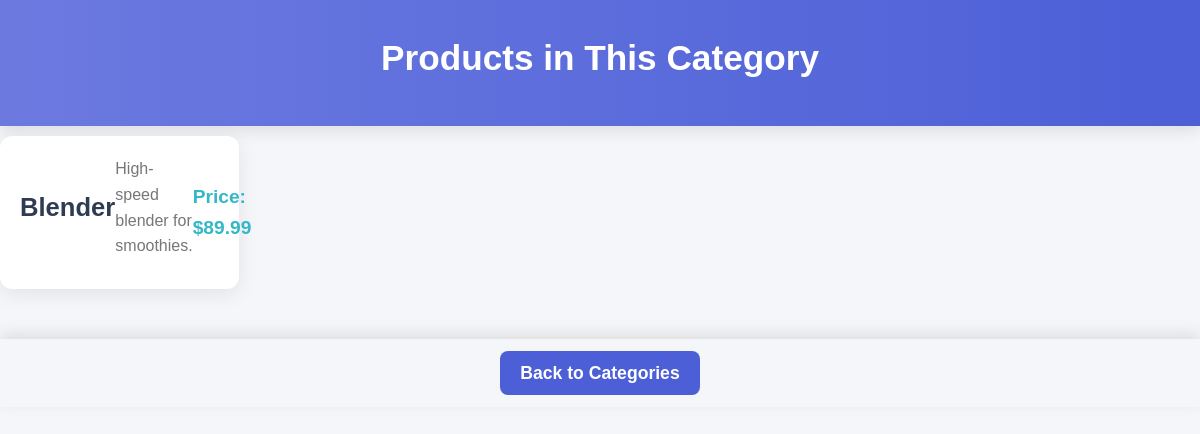
The page /category.php?id=4 on the database its author committed.
### tables this page shows
CREATE TABLE `products` (
  `id` int(11) NOT NULL,
  `name` varchar(255) NOT NULL,
  `description` text DEFAULT NULL,
  `price` decimal(10,2) NOT NULL,
  `category_id` int(11) DEFAULT NULL,
  `created_at` timestamp NOT NULL DEFAULT current_timestamp()
);

### category.php (the view, shortened to what this page needs)
<?php
include 'db.php';
$categoryId = $_GET['id'] ?? 0;
$query = "SELECT * FROM products WHERE category_id = ?";
$stmt = $mysqli->prepare($query);
$stmt->bind_param('i', $categoryId);
$stmt->execute();
$resultSet = $stmt->get_result();
$productArray = [];
while ($productData = $resultSet->fetch_assoc()) {
    $productArray[] = $productData;
}
?>
<!DOCTYPE html>
<html lang="en">
<head>
    <link rel="stylesheet" href="style.css">
</head>
<body>
    <header>
        <h1>Products in This Category</h1>
    </header>
    <section class="product-list">
        <ul>
            <?php foreach ($productArray as $product): ?>
                <li class="product-item">
                    <h2 class="product-title"><?= htmlspecialchars($product['name']) ?></h2>
                    <p class="product-description"><?= htmlspecialchars($product['description']) ?></p>
                    <p class="product-price">Price: $<?= htmlspecialchars($product['price']) ?></p>
                </li>
            <?php endforeach; ?>
        </ul>
    </section>
    <footer>
        <a href="index.php" class="back-link">Back to Categories</a>
    </footer>
</body>
</html>

### style.css (style rules this page uses)
* { margin: 0; padding: 0; box-sizing: border-box; }
body { font-family: 'Arial', sans-serif; background: #f4f6f9; color: #333; line-height: 1.6; }
h1, h2 { font-weight: 600; margin-bottom: 10px; }
header { background: linear-gradient(90deg, #6c7ae0, #4c5fd7); color: white; padding: 30px; text-align: center; box-shadow: 0 5px 15px rgba(0, 0, 0, 0.1); }
header h1 { font-size: 2.2em; }
.product-list, .category-list { display: flex; flex-wrap: wrap; gap: 30px; justify-content: space-between; }
.product-item, .category-item { background: white; border-radius: 12px; box-shadow: 0 5px 20px rgba(0, 0, 0, 0.08); width: 48%; padding: 20px; transition: all 0.3s ease; }
.product-title { font-size: 1.6em; color: #2f3b52; margin-bottom: 10px; }
.product-description, .category-description { font-size: 1em; color: #777; margin-bottom: 10px; }
.product-price { font-size: 1.2em; font-weight: bold; color: #34b8c7; }
a { text-decoration: none; color: inherit; }
button, .back-link { background-color: #4c5fd7; color: white; border: none; padding: 12px 20px; border-radius: 8px; font-size: 1.1em; transition: background-color 0.3s ease; cursor: pointer; }
footer { text-align: center; padding: 20px; background: #f4f6f9; box-shadow: 0 -5px 15px rgba(0, 0, 0, 0.1); margin-top: 40px; }
footer a { color: #4c5fd7; font-weight: 600; text-decoration: none; font-size: 1em; transition: color 0.3s ease; }
ul li { background-color: #ffffff; margin: 10px 0; padding: 15px; border-radius: 8px; box-shadow: 0 3px 10px rgba(0, 0, 0, 0.1); display: flex; justify-content: space-between; align-items: center; }

### rows shown on the page
products: name "Blender", description "High-speed blender for smoothies.", price "89.99"
